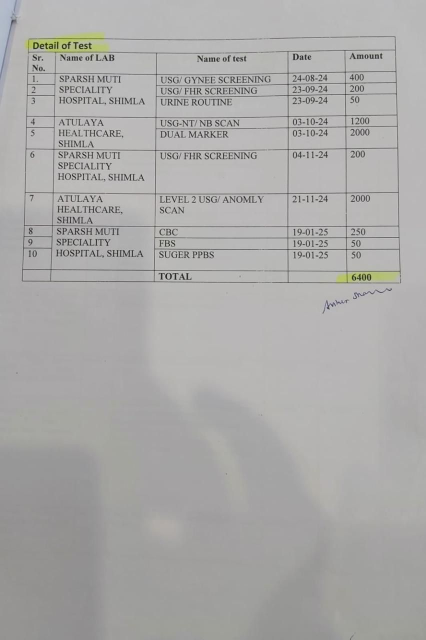
#> input picture sample-data/laboratory_test_details.jpeg, 852 x 1280 px (shown at 1/2 size)
$ python -i identity.py   (imports and definitions only)
#> lines starting #> are read from the running program, lines starting #| are printed output that depends on the picture
from __future__ import annotations

import base64
import json
import os
import re
import urllib.error
import urllib.request
from pathlib import Path
from typing import Any

from PIL import Image, ImageEnhance, ImageFilter, ImageOps

# These exclusions prevent provider names and form labels from being mistaken for patients.
EXCLUDED_NAME_TERMS = {
    "hospital", "healthcare", "medical", "store", "shimla", "office", "doctor",
    "patient", "claim", "detail", "total", "sparsh", "atulaya", "speciality",
    "amount", "date", "dealer", "test", "medicine", "government", "accountant",
    "रुपये", "प्राप्त", "परामर्श", "उपचार", "प्रमाणित", "कार्यालय", "प्रदेश", "परीक्षा", "सेवा",
}

LATIN_NAME_RE = re.compile(r"\b([A-Z][a-z]{2,24}(?:\s+[A-Z][a-z]{2,24}){1,3})\b")
DEVANAGARI_NAME_RE = re.compile(r"([\u0900-\u097F]{2,20}(?:\s+[\u0900-\u097F]{2,20}){1,3})")


def _clean_name(value: str) -> str:
    value = re.sub(r"\s+", " ", value).strip(" .,:;|_-\n\t")
    return value[:100]


# [46 lines left out: functions _looks_like_name, candidates_from_text, not called in this run]


def create_identity_crops(path: str | Path, output_dir: str | Path) -> list[dict[str, str]]:
    """Create reviewer-friendly regions likely to contain a claimant name or signature.

    The method is intentionally generic. It does not assert that a signature is the patient name;
    it only exposes relevant evidence for confirmation or a local vision model.
    """
#> called with output_dir = 'out.png'
    path = Path(path)
    out = Path(output_dir)
    out.mkdir(parents=True, exist_ok=True)
    image = Image.open(path).convert("RGB")
#> image is the input picture: PIL image 852x1280 RGB; mean R, G, B 170.7, 169.9, 168.7
    w, h = image.size
#> w = 852; h = 1280

    regions = [
        ("upper_identity", (0, int(h * 0.07), w, int(h * 0.27))),
        ("middle_identity", (0, int(h * 0.12), w, int(h * 0.36))),
        ("right_signature", (int(w * 0.48), int(h * 0.25), w, int(h * 0.52))),
        ("lower_signature", (int(w * 0.42), int(h * 0.31), w, int(h * 0.64))),
    ]

    result: list[dict[str, str]] = []
    for label, box in regions:
        crop = image.crop(box)
        # Skip almost blank crops.
        gray = ImageOps.grayscale(crop)
        extrema = gray.getextrema()
        if not extrema or extrema[1] - extrema[0] < 15:
            continue
        crop = crop.resize((max(900, crop.width * 2), max(280, crop.height * 2)))
        crop = ImageEnhance.Contrast(crop).enhance(1.35)
        crop = ImageEnhance.Sharpness(crop).enhance(1.8)
        crop = crop.filter(ImageFilter.UnsharpMask(radius=1.2, percent=130, threshold=3))
        target = out / f"{path.stem}_{label}.png"
        crop.save(target)
        result.append({"label": label, "path": str(target)})
#> this loop made 4 passes
#> extrema on passes 1 to 4: (2, 220), (2, 220), (22, 211), (22, 213)
#> pass 1, in create_identity_crops, `crop = image.crop(box)`:
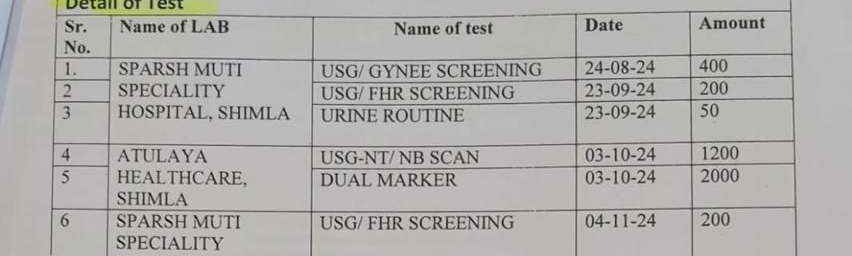
#> crop: PIL image 852x256 RGB; mean R, G, B 174.6, 174, 172.8
#> pass 1, in create_identity_crops, `crop = ImageEnhance.Contrast(crop).enhance(1.35)`:
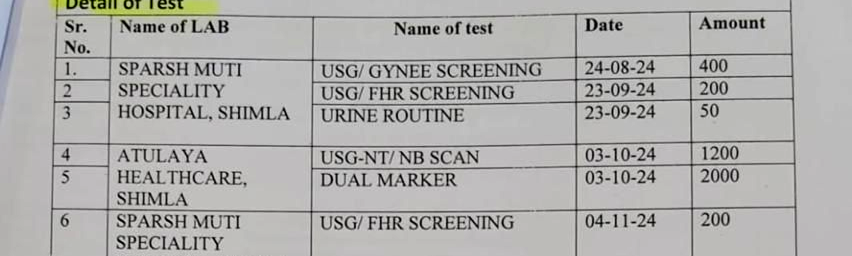
#> crop: PIL image 1704x512 RGB (shown at 1/2 size); mean R, G, B 174.3, 173.6, 171.9
#> after the loop:
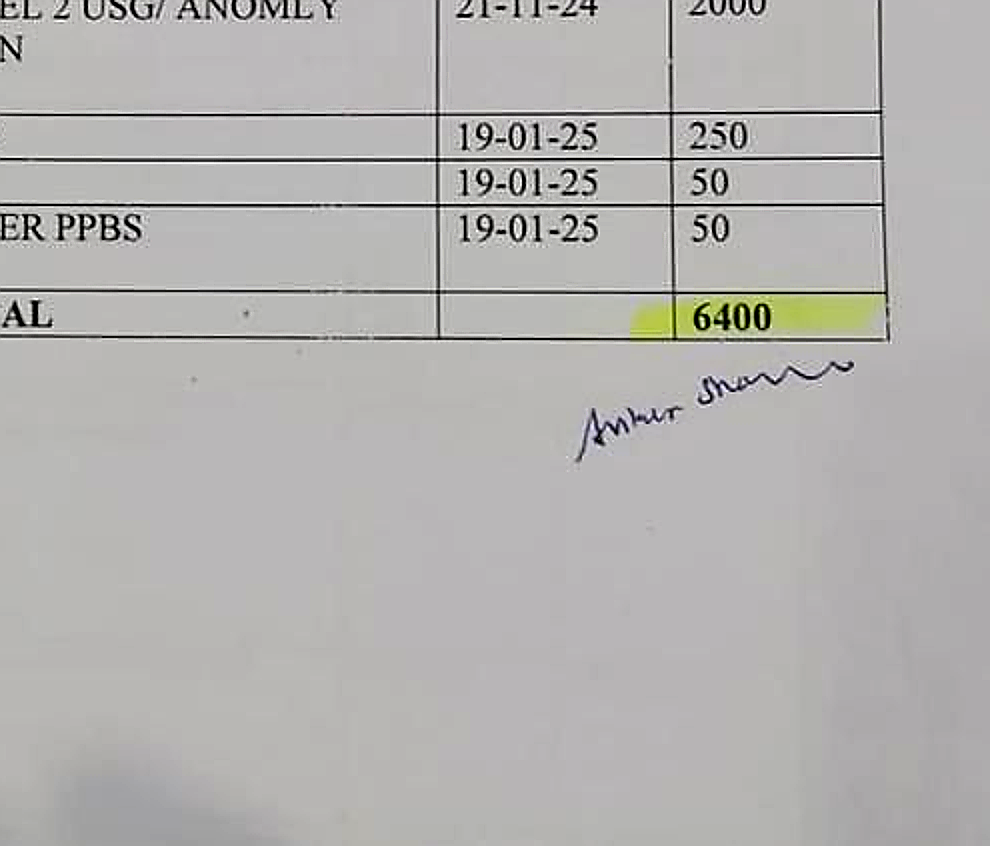
#> crop: PIL image 990x846 RGB; mean R, G, B 179.3, 177.9, 176.4
#> after the loop, result = 4 items
    return result


# [119 lines left out: functions _extract_json_object, ollama_identity_from_images, resolve_bundle_identity, not called in this run]

>>> result = create_identity_crops('../../sample-data/laboratory_test_details.jpeg', 'out.png')
#> result = 4 items

$ run again, on sample-data/medical_certificate_page_1.jpeg
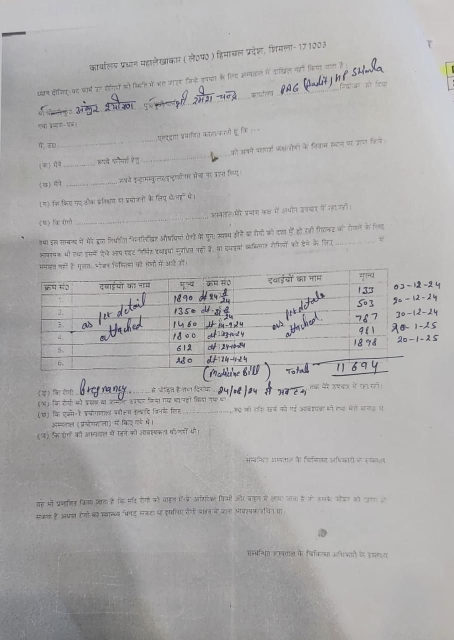
#> input picture sample-data/medical_certificate_page_1.jpeg, 908 x 1280 px (shown at 1/2 size)
#> in create_identity_crops, image is the input picture: PIL image 908x1280 RGB; mean R, G, B 173, 171.8, 171.6
#> the loop in create_identity_crops, `for label, box in regions:` made 4 passes
#> extrema on passes 1 to 4: (28, 222), (28, 222), (19, 223), (17, 238)
#> pass 1, in create_identity_crops, `crop = image.crop(box)`:
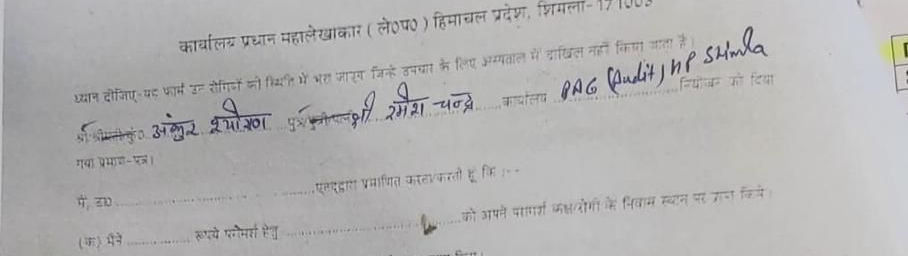
#> crop: PIL image 908x256 RGB; mean R, G, B 178.5, 177.8, 177.6
#> after the loop in create_identity_crops, `for label, box in regions:`:
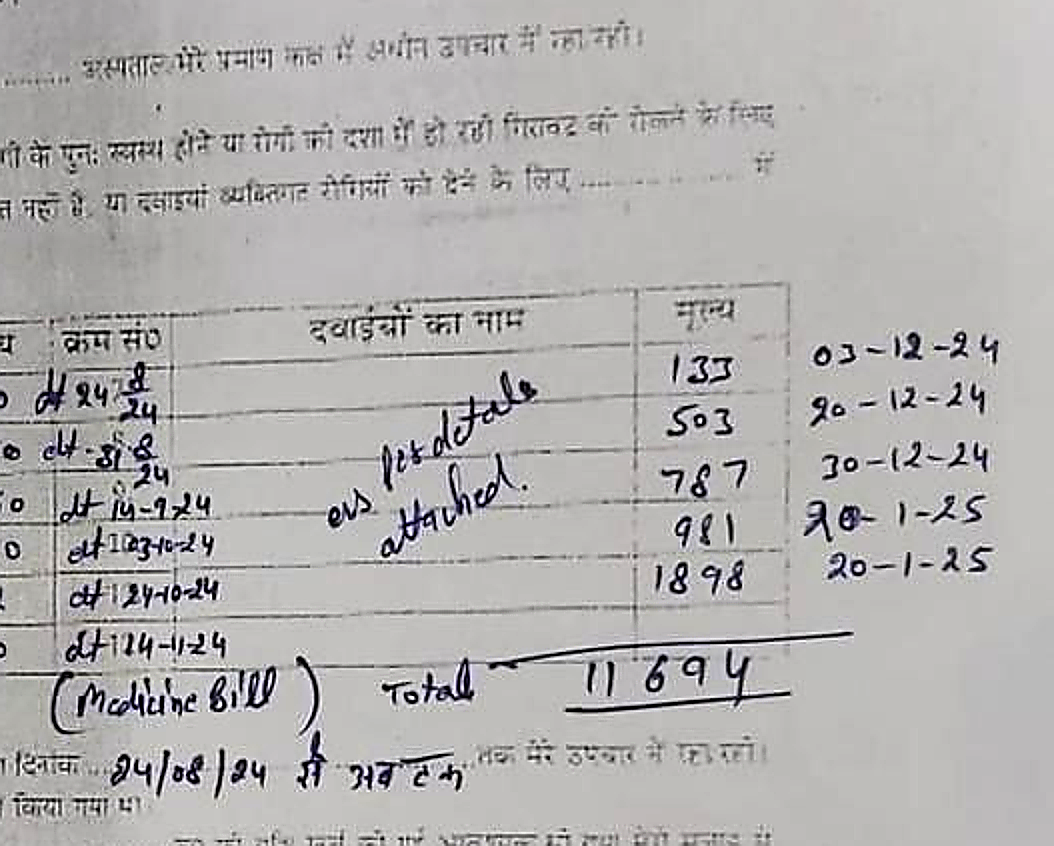
#> crop: PIL image 1054x846 RGB; mean R, G, B 178.3, 176.7, 175.7
#> after the loop in create_identity_crops, `for label, box in regions:`: result = 4 items

$ run again, on sample-data/medical_certificate_page_2.jpeg
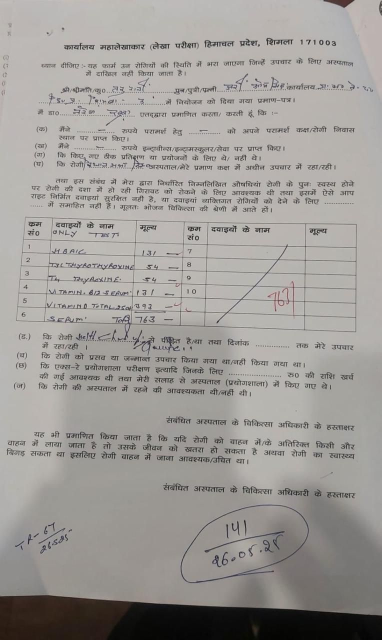
#> input picture sample-data/medical_certificate_page_2.jpeg, 763 x 1280 px (shown at 1/2 size)
#> in create_identity_crops, image is the input picture: PIL image 763x1280 RGB; mean R, G, B 158.9, 155.7, 152.1
#> the loop in create_identity_crops, `for label, box in regions:` made 4 passes
#> extrema on passes 1 to 4: (17, 226), (3, 227), (9, 227), (9, 227)
#> pass 1, in create_identity_crops, `crop = ImageEnhance.Contrast(crop).enhance(1.35)`:
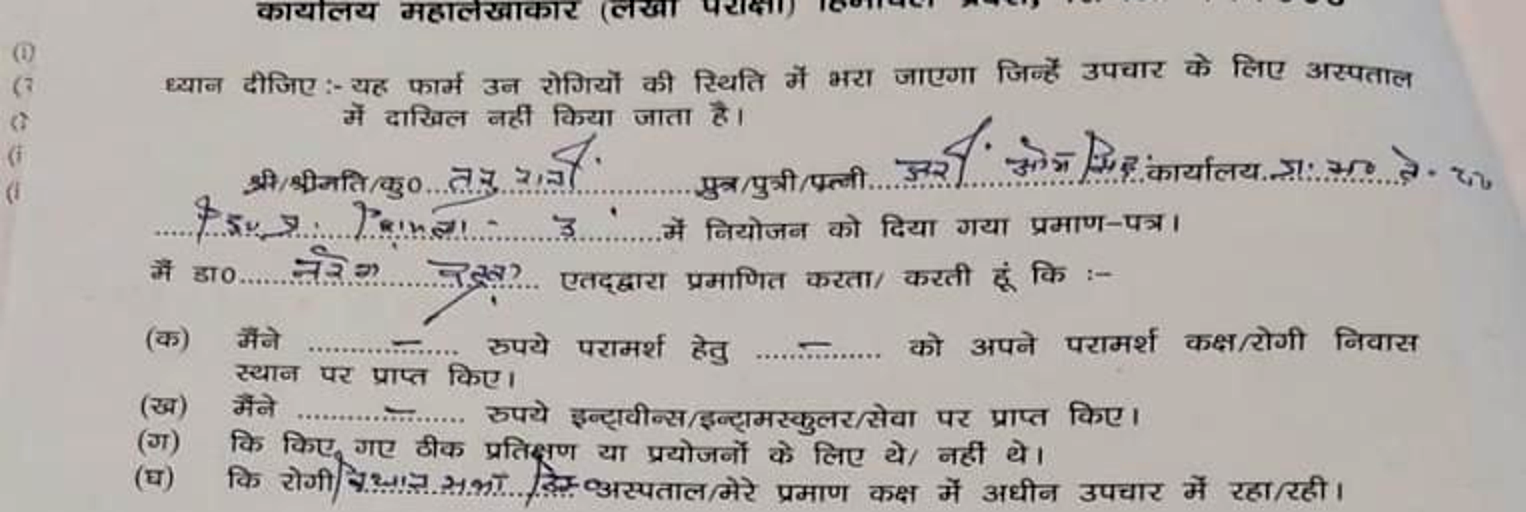
#> crop: PIL image 1526x512 RGB; mean R, G, B 178, 172.9, 168.6
#> after the loop in create_identity_crops, `for label, box in regions:`:
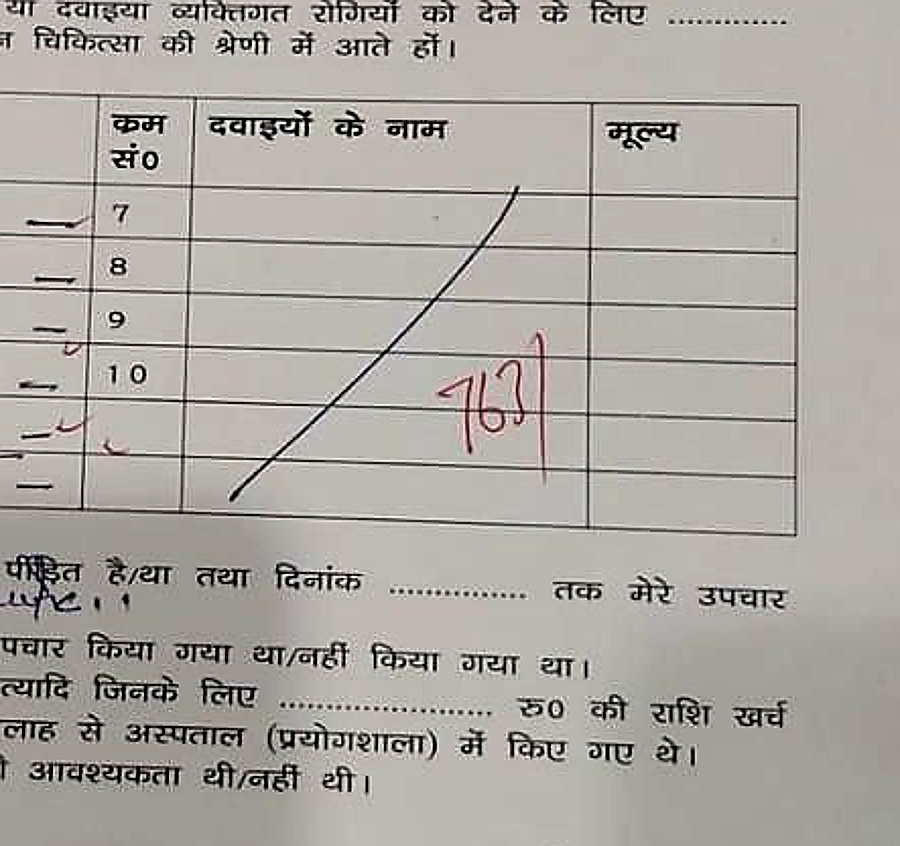
#> crop: PIL image 900x846 RGB; mean R, G, B 172.3, 168.8, 163.5
#> after the loop in create_identity_crops, `for label, box in regions:`: result = 4 items

$ run again, on sample-data/medicine_bill_details.jpeg
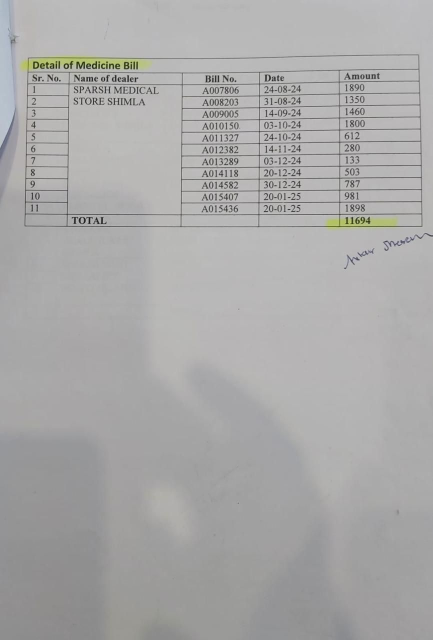
#> input picture sample-data/medicine_bill_details.jpeg, 866 x 1280 px (shown at 1/2 size)
#> in create_identity_crops, image is the input picture: PIL image 866x1280 RGB; mean R, G, B 169.7, 169.2, 168.8
#> the loop in create_identity_crops, `for label, box in regions:` made 4 passes
#> extrema on passes 1 to 4: (15, 217), (6, 217), (28, 217), (27, 217)
#> pass 1, in create_identity_crops, `gray = ImageOps.grayscale(crop)`:
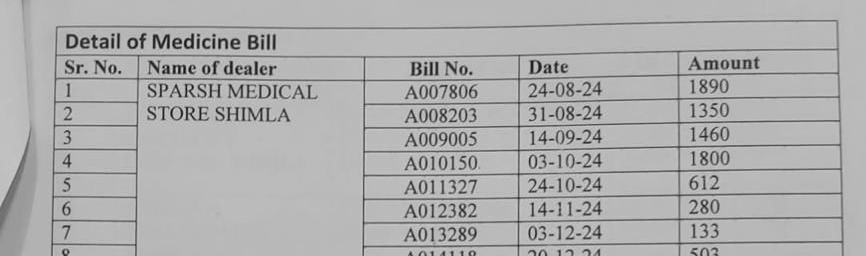
#> gray: PIL image 866x256 L; min 15, max 217, mean 174.2
#> after the loop in create_identity_crops, `for label, box in regions:`:
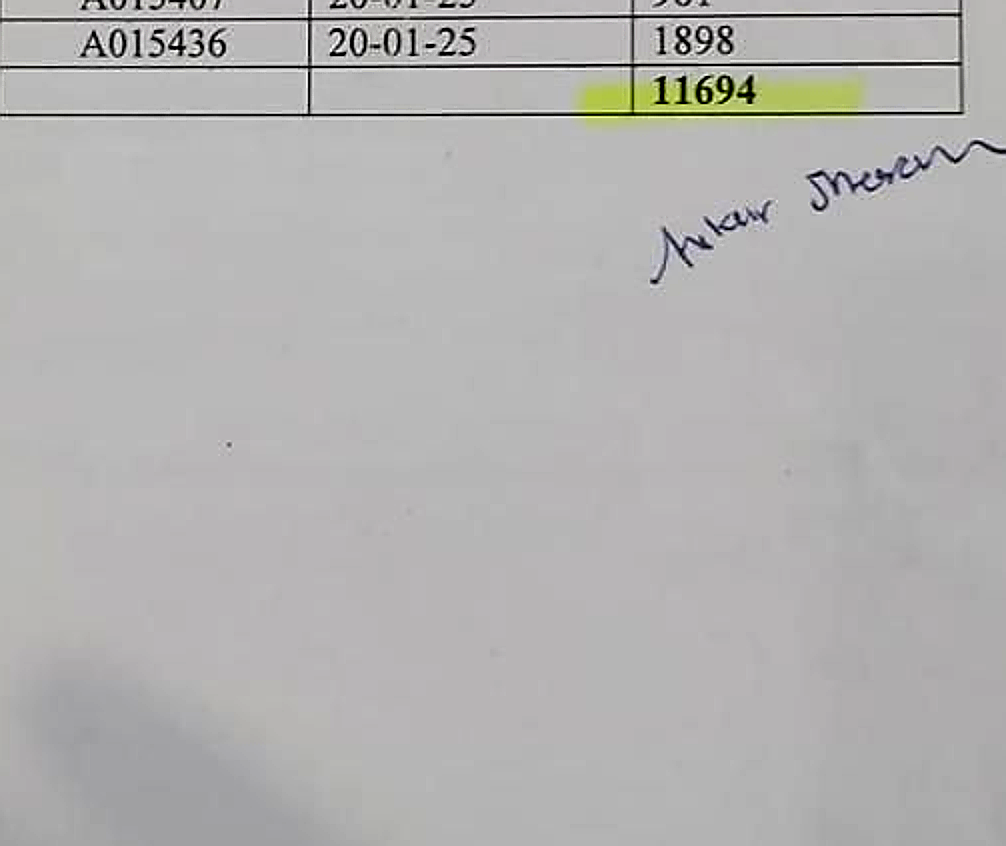
#> crop: PIL image 1006x846 RGB; mean R, G, B 179, 178, 177.4
#> after the loop in create_identity_crops, `for label, box in regions:`: result = 4 items
